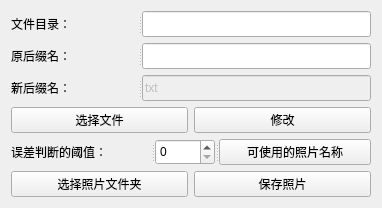
<?xml version="1.0" encoding="UTF-8"?>
<ui version="4.0">
 <class>myWidget</class>
 <widget class="QWidget" name="myWidget">
  <property name="geometry">
   <rect>
    <x>0</x>
    <y>0</y>
    <width>382</width>
    <height>208</height>
   </rect>
  </property>
  <property name="windowTitle">
   <string>myWidget</string>
  </property>
  <layout class="QGridLayout" name="gridLayout">
   <item row="0" column="0" colspan="2">
    <widget class="QSplitter" name="splitter_3">
     <property name="orientation">
      <enum>Qt::Horizontal</enum>
     </property>
     <widget class="QLabel" name="label">
      <property name="text">
       <string>文件目录：</string>
      </property>
     </widget>
     <widget class="QLineEdit" name="lineEditDir"/>
    </widget>
   </item>
   <item row="1" column="0" colspan="2">
    <widget class="QSplitter" name="splitter_2">
     <property name="orientation">
      <enum>Qt::Horizontal</enum>
     </property>
     <widget class="QLabel" name="label_2">
      <property name="text">
       <string>原后缀名：</string>
      </property>
     </widget>
     <widget class="QLineEdit" name="lineEditOld"/>
    </widget>
   </item>
   <item row="2" column="0" colspan="2">
    <widget class="QSplitter" name="splitter">
     <property name="orientation">
      <enum>Qt::Horizontal</enum>
     </property>
     <widget class="QLabel" name="label_3">
      <property name="text">
       <string>新后缀名：</string>
      </property>
     </widget>
     <widget class="QLineEdit" name="lineEditNew">
      <property name="enabled">
       <bool>false</bool>
      </property>
      <property name="text">
       <string>txt</string>
      </property>
     </widget>
    </widget>
   </item>
   <item row="3" column="0">
    <widget class="QPushButton" name="btnSelectFile">
     <property name="text">
      <string>选择文件</string>
     </property>
    </widget>
   </item>
   <item row="3" column="1">
    <widget class="QPushButton" name="btnFix">
     <property name="text">
      <string>修改</string>
     </property>
    </widget>
   </item>
   <item row="4" column="0" colspan="2">
    <widget class="QSplitter" name="splitter_4">
     <property name="orientation">
      <enum>Qt::Horizontal</enum>
     </property>
     <widget class="QLabel" name="label_4">
      <property name="text">
       <string>误差判断的阈值：</string>
      </property>
     </widget>
     <widget class="QSpinBox" name="spinBox"/>
     <widget class="QPushButton" name="btnDeal">
      <property name="text">
       <string>可使用的照片名称</string>
      </property>
     </widget>
    </widget>
   </item>
   <item row="5" column="0">
    <widget class="QPushButton" name="pushButton">
     <property name="text">
      <string>选择照片文件夹</string>
     </property>
    </widget>
   </item>
   <item row="5" column="1">
    <widget class="QPushButton" name="btnSave">
     <property name="text">
      <string>保存照片</string>
     </property>
    </widget>
   </item>
  </layout>
 </widget>
 <layoutdefault spacing="6" margin="11"/>
 <resources/>
 <connections/>
</ui>
